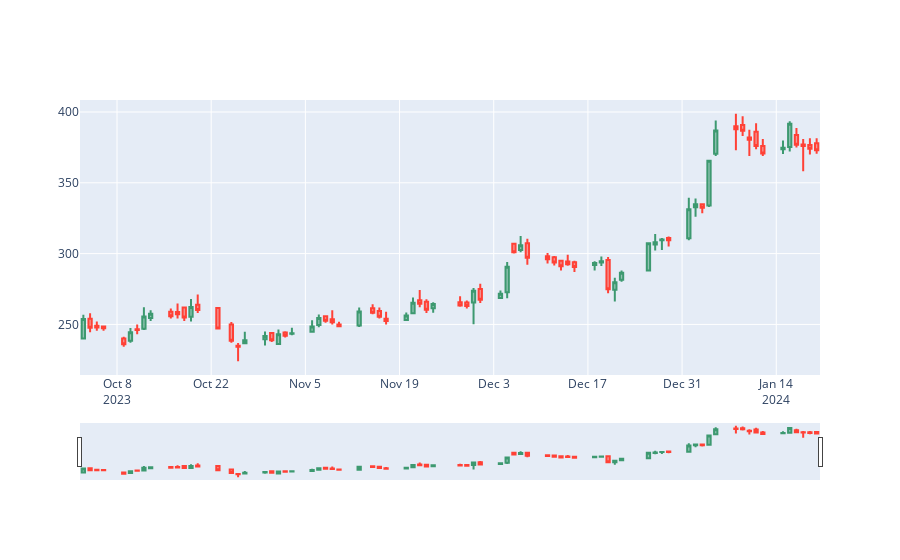

Source (notebook cell):
### Markdown cell above
## OHLC Chart

### Code cell
import plotly.graph_objects as go
fig = go.Figure(go.Candlestick(x=df.index,
  open=df['Open'],
  high=df['High'],
  low=df['Low'],
  close=df['Close']))
fig.show()
